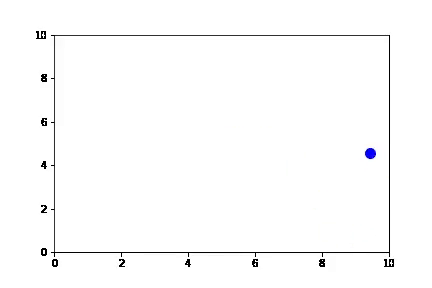
#> input picture frame 120 of Task2_Search_for_a_match/video_only/video_only_ID_10.mp4, 432 x 288 px
$ jupyter execute analysis_code2.ipynb   (shell and % lines are left out)
#> lines starting #> are read from the running program, lines starting #| are printed output that depends on the picture; after the words box and inside, x2 and y2 are one past the last pixel; in counts of white or black regions, pixels touching at a corner belong together
[cell 1]
import os
import cv2
import numpy as np
import pandas as pd
import matplotlib.pyplot as plt
from scipy.signal import find_peaks, savgol_filter
from scipy.spatial.distance import cdist
from sklearn.metrics.pairwise import cosine_similarity
import librosa
import glob
from scipy.optimize import linear_sum_assignment

# Set display options
plt.rcParams['figure.figsize'] = (12, 8)

#  Video Analysis Functions
def detect_ball_in_frame(frame):
    """Enhanced ball detection using both color thresholding and contour analysis"""
    # Resize frame for consistent processing
    frame = cv2.resize(frame, (640, 480))

    # Convert frame to HSV color space
    hsv = cv2.cvtColor(frame, cv2.COLOR_BGR2HSV)

    # Define range for blue color with wider tolerance
    lower_blue = np.array([90, 40, 40])
    upper_blue = np.array([140, 255, 255])

    # Create a mask for blue color
    mask = cv2.inRange(hsv, lower_blue, upper_blue)

    # Apply morphological operations to reduce noise
    kernel = np.ones((5, 5), np.uint8)
    mask = cv2.morphologyEx(mask, cv2.MORPH_OPEN, kernel)
    mask = cv2.morphologyEx(mask, cv2.MORPH_CLOSE, kernel)

    # Find contours in the mask
    contours, _ = cv2.findContours(mask, cv2.RETR_EXTERNAL, cv2.CHAIN_APPROX_SIMPLE)

    # If contours are found, get the largest one (assuming it's the ball)
    if contours:
        largest_contour = max(contours, key=cv2.contourArea)
        if cv2.contourArea(largest_contour) > 30:  # Adjusted threshold
            # Use minimum enclosing circle for more accurate ball representation
            (x, y), radius = cv2.minEnclosingCircle(largest_contour)
            center = (int(x), int(y))
            radius = int(radius)

            # Verify circularity using contour area to circle area ratio
            contour_area = cv2.contourArea(largest_contour)
            circle_area = np.pi * radius * radius
            circularity = contour_area / circle_area if circle_area > 0 else 0

            if 0.7 < circularity < 1.3:  # Reasonable range for a ball
                return (center[0], center[1], radius)

    return None
def analyze_video(video_path):
    """Enhanced video analysis with better trajectory tracking and collision detection"""
#> called with video_path = 'video_only/video_only_ID_10.mp4'
    cap = cv2.VideoCapture(video_path)

    # Get video properties
    fps = cap.get(cv2.CAP_PROP_FPS)
    frame_count = int(cap.get(cv2.CAP_PROP_FRAME_COUNT))
    width = int(cap.get(cv2.CAP_PROP_FRAME_WIDTH))
    height = int(cap.get(cv2.CAP_PROP_FRAME_HEIGHT))

    # Define boundaries for collision detection
    boundary = {
        'x_min': 10,
        'x_max': width - 10,
        'y_min': 10,
        'y_max': height - 10
    }

    # Initialize lists to store data
    positions = []
    radii = []
    timestamps = []

    # Process each frame
    for frame_idx in range(frame_count):
        ret, frame = cap.read()
        if not ret:
            break

        timestamp = frame_idx / fps
        ball_info = detect_ball_in_frame(frame)

        if ball_info:
            positions.append((ball_info[0], ball_info[1]))
            radii.append(ball_info[2])
            timestamps.append(timestamp)
#> this loop made 31 passes
#> (x in detect_ball_in_frame, y in detect_ball_in_frame, contour_area in detect_ball_in_frame, circularity in detect_ball_in_frame, ball_info) on passes 1 to 12: (548.8, 255.1, 248, 0.975, (548, 255, 9)), (545.8, 253.9, 252.5, 0.992, (545, 253, 9)), (544, 252, 252, 0.99, (544, 252, 9)), (541.4, 250.5, 251.5, 0.988, (541, 250, 9)), (538, 247, 250, 0.982, (538, 247, 9)), (536.8, 245.1, 249, 0.979, (536, 245, 9)), (533.8, 243.9, 249, 0.979, (533, 243, 9)), (532, 242, 249, 0.979, (532, 242, 9)), (529, 242, 249, 0.979, (529, 242, 9)), (527.8, 240.1, 248, 0.975, (527, 240, 9)), (524.5, 238.6, 246.5, 0.969, (524, 238, 9)), (522, 237, 251, 0.986, (522, 237, 9))
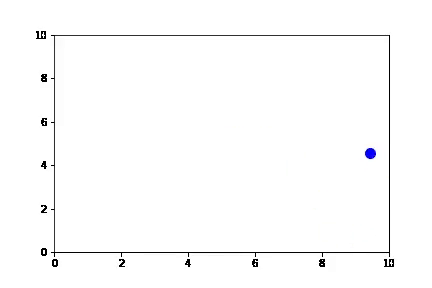
#> input picture frame 120 of Task2_Search_for_a_match/video_only/video_only_ID_10.mp4, 432 x 288 px
#> pass 1, in detect_ball_in_frame, `frame = cv2.resize(frame, (640, 480))`:
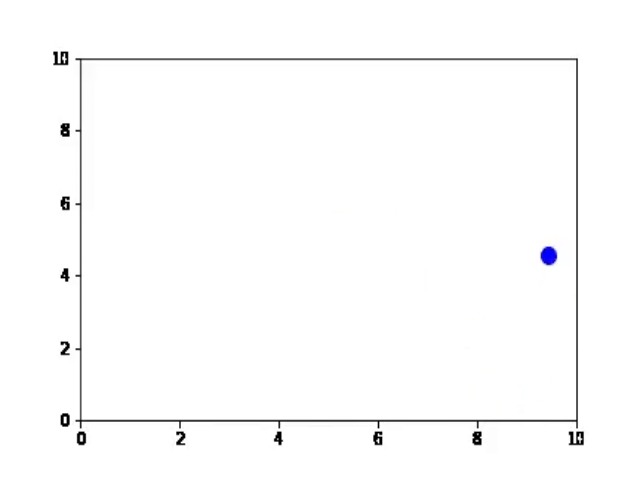
#> frame: shape (480, 640, 3); mean of channels 0, 1, 2 251.9, 251.8, 251.8; drawn as B, G, R
#> pass 1, in detect_ball_in_frame, `mask = cv2.inRange(hsv, lower_blue, upper_blue)`:
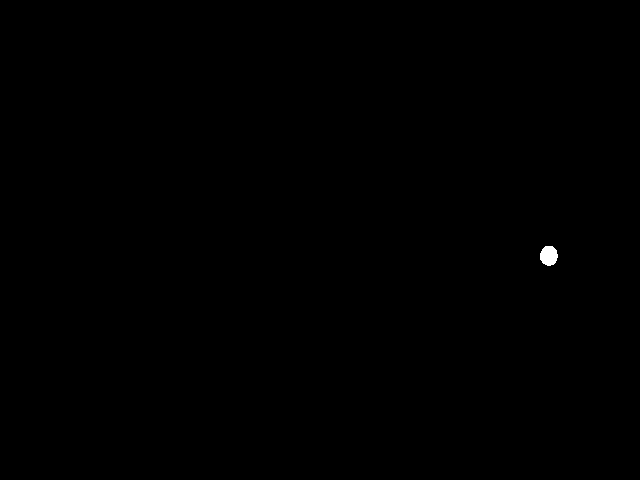
#> mask: shape (480, 640); 0.09% white; 1 white region, box (x1, y1, x2, y2) and area: (540, 246, 558, 266) 283
#> after the loop, positions = 30 pairs, first value 480 to 548, second value 231 to 255; radii = 30 values from 9 to 9; timestamps = 30 values from 0 to 0.483

    cap.release()

    # Convert to numpy arrays
    positions = np.array(positions)
    radii = np.array(radii)
    timestamps = np.array(timestamps)

    if len(positions) < 3:
        return {
            'video_path': video_path,
            'positions': positions,
            'timestamps': timestamps,
            'velocities': np.array([]),
            'accelerations': np.array([]),
            'collision_times': np.array([]),
            'collision_types': []
        }

    # Apply Savitzky-Golay filter to smooth positions
    if len(positions) >= 5:  # Need at least 5 points for the filter
        window_size = min(15, len(positions) - 2 if len(positions) % 2 == 0 else len(positions) - 1)
        window_size = window_size if window_size % 2 == 1 else window_size - 1  # Ensure window_size is odd
        if window_size >= 3:
            positions_smooth = np.zeros_like(positions, dtype=float)
            positions_smooth[:, 0] = savgol_filter(positions[:, 0], window_size, 2)
            positions_smooth[:, 1] = savgol_filter(positions[:, 1], window_size, 2)
            positions = positions_smooth

    # Calculate velocities (difference of positions)
    velocities = np.diff(positions, axis=0) / np.diff(timestamps)[:, np.newaxis]

    # Calculate accelerations (difference of velocities)
    accelerations = np.diff(velocities, axis=0) / np.diff(timestamps[:-1])[:, np.newaxis]

    # Enhanced collision detection using position, velocity changes, and boundary conditions
    collision_indices = []
    collision_types = []

    # First pass: detect using acceleration magnitude
    acc_magnitudes = np.linalg.norm(accelerations, axis=1)
    vel_magnitudes = np.linalg.norm(velocities, axis=1)

    # Adaptive threshold based on percentile
    acc_threshold = np.percentile(acc_magnitudes, 90)

    # Previous position and velocity for detecting direction changes
    prev_positions = positions[:-2]
    next_positions = positions[2:]
    prev_velocities = velocities[:-1]
    next_velocities = velocities[1:]

    # Detect collisions based on multiple criteria
    for i in range(len(accelerations)):
        # Current position and radius
        x, y = positions[i+1]
        radius = radii[i+1] if i+1 < len(radii) else 0

        # Check for high acceleration
        if acc_magnitudes[i] > acc_threshold:
            # Determine collision type based on position and velocity changes
            vx_prev, vy_prev = prev_velocities[i]
            vx_next, vy_next = next_velocities[i] if i < len(next_velocities) else (0, 0)

            # Left/Right wall collision: significant change in x-velocity
            if abs(vx_next + vx_prev) < 0.5 * abs(vx_next - vx_prev):
                if x - radius <= boundary['x_min'] + 5:
                    collision_indices.append(i)
                    collision_types.append('left')
                elif x + radius >= boundary['x_max'] - 5:
                    collision_indices.append(i)
                    collision_types.append('right')

            # Floor/Ceiling collision: significant change in y-velocity
            elif abs(vy_next + vy_prev) < 0.5 * abs(vy_next - vy_prev):
                if y - radius <= boundary['y_min'] + 5:
                    collision_indices.append(i)
                    collision_types.append('top')
                elif y + radius >= boundary['y_max'] - 5:
                    collision_indices.append(i)
                    collision_types.append('bottom')

            # Generic collision (fallback)
            else:
                collision_indices.append(i)
                collision_types.append('unknown')

    # Convert collision indices to timestamps
    collision_times = timestamps[1:-1][collision_indices] if collision_indices else np.array([])

    # Ensure collisions are not too close (minimum time between collisions)
    min_time_between_collisions = 0.08  # 80 ms
    filtered_collision_indices = []
    filtered_collision_types = []

    if len(collision_times) > 0:
        # Make sure collision_indices is not out of bounds
        if collision_indices[0] < len(timestamps[1:-1]):
            filtered_collision_indices.append(collision_indices[0])
            filtered_collision_types.append(collision_types[0])

        for i in range(1, len(collision_times)):
            # Check that the current index is valid and that filtered_collision_indices is not empty
            if i < len(collision_indices) and filtered_collision_indices and collision_indices[i] < len(timestamps[1:-1]):
                last_filtered_idx = filtered_collision_indices[-1]
                if last_filtered_idx < len(timestamps[1:-1]) and collision_indices[i] < len(timestamps[1:-1]):
                    last_time = timestamps[1:-1][last_filtered_idx]
                    current_time = timestamps[1:-1][collision_indices[i]]
                    if current_time - last_time > min_time_between_collisions:
                        filtered_collision_indices.append(collision_indices[i])
                        filtered_collision_types.append(collision_types[i])

    # Use the filtered indices to get the collision times
    filtered_collision_times = np.array([timestamps[1:-1][idx] for idx in filtered_collision_indices
                                         if idx < len(timestamps[1:-1])]) if filtered_collision_indices else np.array([])

    return {
        'video_path': video_path,
        'positions': positions,
        'timestamps': timestamps,
        'velocities': velocities,
        'accelerations': accelerations,
        'collision_times': filtered_collision_times,
        'collision_types': filtered_collision_types
    }
'''
def analyze_video(video_path):
    """Enhanced video analysis with better trajectory tracking and collision detection"""
    cap = cv2.VideoCapture(video_path)

    # Get video properties
    fps = cap.get(cv2.CAP_PROP_FPS)
    frame_count = int(cap.get(cv2.CAP_PROP_FRAME_COUNT))
    width = int(cap.get(cv2.CAP_PROP_FRAME_WIDTH))
    height = int(cap.get(cv2.CAP_PROP_FRAME_HEIGHT))

    # Define boundaries for collision detection
    boundary = {
        'x_min': 10,
        'x_max': width - 10,
        'y_min': 10,
        'y_max': height - 10
    }

    # Initialize lists to store data
    positions = []
    radii = []
    timestamps = []

    # Process each frame
    for frame_idx in range(frame_count):
        ret, frame = cap.read()
        if not ret:
            break

        timestamp = frame_idx / fps
        ball_info = detect_ball_in_frame(frame)

        if ball_info:
            positions.append((ball_info[0], ball_info[1]))
            radii.append(ball_info[2])
            timestamps.append(timestamp)

    cap.release()

    # Convert to numpy arrays
    positions = np.array(positions)
    radii = np.array(radii)
    timestamps = np.array(timestamps)

    if len(positions) < 3:
        return {
            'video_path': video_path,
            'positions': positions,
            'timestamps': timestamps,
            'velocities': np.array([]),
            'accelerations': np.array([]),
            'collision_times': np.array([]),
            'collision_types': []
        }

    # Apply Savitzky-Golay filter to smooth positions
    if len(positions) >= 5:  # Need at least 5 points for the filter
        window_size = min(15, len(positions) - 2 if len(positions) % 2 == 0 else len(positions) - 1)
        window_size = window_size if window_size % 2 == 1 else window_size - 1  # Ensure window_size is odd
        if window_size >= 3:
            positions_smooth = np.zeros_like(positions, dtype=float)
            positions_smooth[:, 0] = savgol_filter(positions[:, 0], window_size, 2)
            positions_smooth[:, 1] = savgol_filter(positions[:, 1], window_size, 2)
            positions = positions_smooth

    # Calculate velocities (difference of positions)
    velocities = np.diff(positions, axis=0) / np.diff(timestamps)[:, np.newaxis]

    # Calculate accelerations (difference of velocities)
    accelerations = np.diff(velocities, axis=0) / np.diff(timestamps[:-1])[:, np.newaxis]

    # Enhanced collision detection using position, velocity changes, and boundary conditions
    collision_indices = []
    collision_types = []

    # First pass: detect using acceleration magnitude
    acc_magnitudes = np.linalg.norm(accelerations, axis=1)
    vel_magnitudes = np.linalg.norm(velocities, axis=1)

    # Adaptive threshold based on percentile
    acc_threshold = np.percentile(acc_magnitudes, 90)

    # Previous position and velocity for detecting direction changes
    prev_positions = positions[:-2]
    next_positions = positions[2:]
    prev_velocities = velocities[:-1]
    next_velocities = velocities[1:]

    # Detect collisions based on multiple criteria
    for i in range(len(accelerations)):
        # Current position and radius
        x, y = positions[i+1]
        radius = radii[i+1] if i+1 < len(radii) else 0

        # Check for high acceleration
        if acc_magnitudes[i] > acc_threshold:
            # Determine collision type based on position and velocity changes
            vx_prev, vy_prev = prev_velocities[i]
            vx_next, vy_next = next_velocities[i] if i < len(next_velocities) else (0, 0)

            # Left/Right wall collision: significant change in x-velocity
            if abs(vx_next + vx_prev) < 0.5 * abs(vx_next - vx_prev):
                if x - radius <= boundary['x_min'] + 5:
                    collision_indices.append(i)
                    collision_types.append('left')
                elif x + radius >= boundary['x_max'] - 5:
                    collision_indices.append(i)
                    collision_types.append('right')

            # Floor/Ceiling collision: significant change in y-velocity
            elif abs(vy_next + vy_prev) < 0.5 * abs(vy_next - vy_prev):
                if y - radius <= boundary['y_min'] + 5:
                    collision_indices.append(i)
                    collision_types.append('top')
                elif y + radius >= boundary['y_max'] - 5:
                    collision_indices.append(i)
                    collision_types.append('bottom')

            # Generic collision (fallback)
            else:
                collision_indices.append(i)
                collision_types.append('unknown')

    # Convert collision indices to timestamps
    collision_times = timestamps[1:-1][collision_indices]

    # Ensure collisions are not too close (minimum time between collisions)
    min_time_between_collisions = 0.08  # 80 ms
    filtered_collision_indices = []
    filtered_collision_types = []

    if len(collision_times) > 0:
        filtered_collision_indices.append(collision_indices[0])
        filtered_collision_types.append(collision_types[0])

        for i in range(1, len(collision_times)):
            if collision_times[i] - collision_times[filtered_collision_indices[-1]] > min_time_between_collisions:
                filtered_collision_indices.append(collision_indices[i])
                filtered_collision_types.append(collision_types[i])

    filtered_collision_times = timestamps[1:-1][filtered_collision_indices]

    return {
        'video_path': video_path,
        'positions': positions,
        'timestamps': timestamps,
        'velocities': velocities,
        'accelerations': accelerations,
        'collision_times': filtered_collision_times,
        'collision_types': filtered_collision_types
    }
'''
# 2. Audio Analysis Functions
# [147 lines left out: functions analyze_audio, calculate_similarity_matrix, match_using_hungarian_algorithm, not called in this run]


def process_all_videos(video_dir):
    """Process all videos in the directory with improved analysis"""
    video_files = sorted(glob.glob(os.path.join(video_dir, '*.mp4')))
    video_analyses = []

    print(f"Found {len(video_files)} video files.")

    for i, video_path in enumerate(video_files):
        print(f"Processing video {i+1}/{len(video_files)}: {os.path.basename(video_path)}")
        video_data = analyze_video(video_path)
        video_analyses.append(video_data)

        # Print summary of detected collisions
        print(f"  - Detected {len(video_data['collision_times'])} collisions")

    return video_analyses

# [36 lines left out: functions process_all_audio, create_final_matches, not called in this run]

def main(video_dir='video_only', audio_dir='audio_only', output_csv='matches2.csv'):

    print("Starting enhanced ball motion and audio matching process...")


    print("\n--- VIDEO ANALYSIS ---")
    video_analyses = process_all_videos(video_dir)


    print("\n--- AUDIO ANALYSIS ---")
    audio_analyses = process_all_audio(audio_dir)

    # Calculate similarity matrix using multiple metrics
    print("\n--- MATCHING PROCESS ---")
    print("Calculating similarity matrix...")
    similarity_matrix = calculate_similarity_matrix(video_analyses, audio_analyses)

    # Apply Hungarian algorithm for optimal matching
    print("Applying Hungarian algorithm for optimal matching...")
    matches = match_using_hungarian_algorithm(similarity_matrix)

    # Create final matches DataFrame
    matches_df = create_final_matches(video_analyses, audio_analyses, matches)

    # Sort by similarity score
    matches_df = matches_df.sort_values('similarity', ascending=False)

    # Prepare output CSV
    output_df = pd.DataFrame({
        'audio_file': matches_df['audio_path'].apply(os.path.basename),
        'video_file': matches_df['video_path'].apply(os.path.basename)
    })

    # Save to CSV
    output_df.to_csv(output_csv, index=False)
    print(f"Matches saved to {output_csv}")

    # Evaluate matching results
    match_details = evaluate_matches(matches_df, video_analyses, audio_analyses)
    print("\n--- MATCH EVALUATION ---")
    print(f"Average similarity score: {match_details['similarity'].mean():.4f}")
    print(f"Median similarity score: {match_details['similarity'].median():.4f}")

    # Print top and bottom matches
    print("\nTop 5 matches:")
    for _, row in match_details.sort_values('similarity', ascending=False).head(5).iterrows():
        print(f"  {row['video_file']} <-> {row['audio_file']} (similarity: {row['similarity']:.4f})")

    print("\nBottom 5 matches:")
    for _, row in match_details.sort_values('similarity', ascending=True).head(5).iterrows():
        print(f"  {row['video_file']} <-> {row['audio_file']} (similarity: {row['similarity']:.4f})")

    return {
        'video_analyses': video_analyses,
        'audio_analyses': audio_analyses,
        'similarity_matrix': similarity_matrix,
        'matches': matches,
        'matches_df': matches_df,
        'match_details': match_details
    }

# 5.  Visualization and Evaluation Functions
# [185 lines left out: functions visualize_match, evaluate_matches, visualize_similarity_matrix, not called in this run]

# Run the main function
if __name__ == "__main__":
    results = main()

    # Create visualizations for top matches
    print("\n--- CREATING VISUALIZATIONS ---")
    top_matches = results['matches_df'].head(3)

    for i, (_, match) in enumerate(top_matches.iterrows()):
        video_data = next((v for v in results['video_analyses'] if v['video_path'] == match['video_path']), None)
        audio_data = next((a for a in results['audio_analyses'] if a['audio_path'] == match['audio_path']), None)

        if video_data and audio_data:
            title = f"Match {i+1}: {os.path.basename(video_data['video_path'])} and {os.path.basename(audio_data['audio_path'])}"
            fig = visualize_match(video_data, audio_data, match['similarity'], title)
            fig.savefig(f"match_{i+1}_visualization.png", dpi=300, bbox_inches='tight')
            print(f"Saved visualization for match {i+1}")

    # Visualize similarity matrix
    sim_matrix_fig = visualize_similarity_matrix(results['similarity_matrix'],
                                               results['video_analyses'],
                                               results['audio_analyses'])
    sim_matrix_fig.savefig("similarity_matrix.png", dpi=300, bbox_inches='tight')
    print("Saved similarity matrix visualization")

    print("\nProcess completed successfully.")
